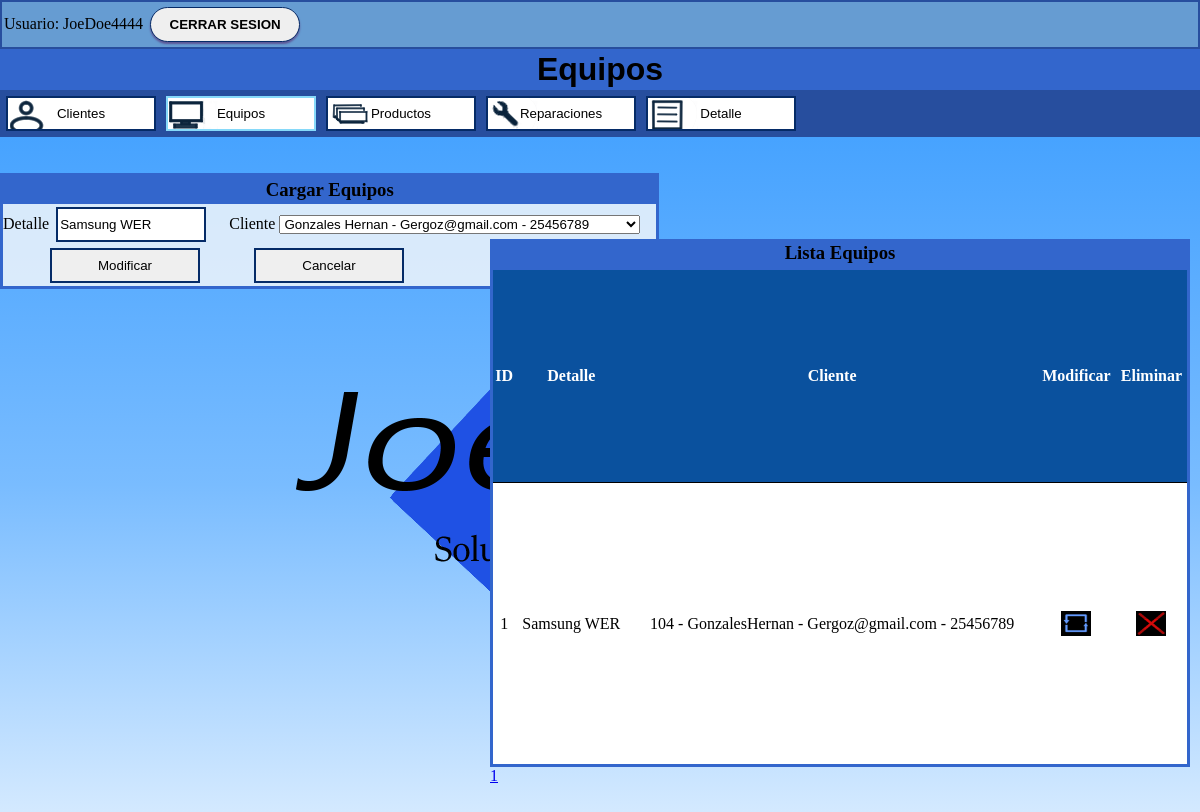
/menuEquipos.php?mod=1 (signed in), run on the app's committed database.
### tables this page shows
CREATE TABLE `equipos` (
  `ID_E` int(11) NOT NULL,
  `Detalle` varchar(100) NOT NULL,
  `Cliente` int(11) NOT NULL
);

CREATE TABLE `clientes` (
  `id_cliente` int(11) NOT NULL,
  `Apellido` varchar(20) NOT NULL,
  `Nombre` varchar(20) NOT NULL,
  `email` varchar(100) NOT NULL,
  `dni` int(11) DEFAULT NULL
);

### menuEquipos.php (the view, shortened to what this page needs)
<?php
	$link = conectarse();
	if (isset($_GET['mod'])) {
		$id = $_GET['mod'];
		$sql="select * from equipos where ID_E=$id";
		$resultado=$link->prepare($sql);
		$resultado -> execute();
		$acambiar = $resultado->fetch(PDO::FETCH_NUM);
	}
    $tam_pag=10;
    if(isset($_GET["Pagina"]))
	{
		if($_GET["Pagina"]==1)
		{
			header("Location:menuEquipos.php");
		}else
        {
            $pagina=$_GET["Pagina"];
        }
	}else{
		$pagina=1;
	}
	$empezar_desde=($pagina-1)*$tam_pag;
	$sql_total="Select * from equipos";
	$resultado= $link->prepare($sql_total);
	$resultado->execute(array());
	$num_filas=$resultado->rowCount();
	$total_paginas=ceil($num_filas/$tam_pag);
?>
<html>
<head>
	<link rel="stylesheet" type="text/css" href="miEstiloA.css">
</head>
<body>
	<h1 id="titulo"> Equipos </h1>
	<nav>
			<input id="Cliente" type='button' value='Clientes' onClick='location="menuCliente.php"' />
			<input class="acitvado" id="Equipo" type='button' value='Equipos' onClick='location="menuPrincipal.php"'  />
			<input id="Producto" type='button' value='Productos' onClick='location="menuProductos.php"'  />
			<input id="Reparacion" type='button' value='Reparaciones' onClick='location="menuReparaciones.php"'  />
            <input id="Detalle" type='button' value='Detalle' onClick='location="Detalle.php"'  />
	</nav>
	<br></br>
	<section>
	<?php
	echo "<body>";
	echo "<Div>";
	?>
		<h3> Cargar Equipos </h3>
		<form action="menuEquipos.php" method="post">
		Detalle <input type="text" name="detalle"
		value="<?php if(isset($_GET['mod'])) echo $acambiar[1]; else echo''; ?>"
		placeholder="Detalle..." autofocus required maxlength ="200"> </input>
		&nbsp;&nbsp;&nbsp;
		Cliente <select name="cliente" autofocus required >
		<?php
			if(isset($_GET['mod'])){
				$sql= "select * from clientes where id_cliente=".$acambiar['2'];
				$resultado = $link->prepare($sql);
				$resultado -> execute();
				$fila = $resultado->fetch(PDO::FETCH_NUM);
				echo "<option value='".$fila['0']."' selected>".$fila['1']." ".$fila['2']." - ".$fila['3']." - ".$fila['4']."</option>";
			}
		?>   </select>
		&nbsp;&nbsp;&nbsp; <br>
		<input type="submit" name="<?php if(isset($_GET['mod'])) echo 'actualizar'; else echo 'insertar';?>"
		value="<?php if(isset($_GET['mod'])) echo 'Modificar'; else echo 'Crear';?>">
		<input type="button" name="cancelar" value="Cancelar" onClick="window.location.href = 'menuEquipos.php'">
		</form>
	</section>
	<?php
	echo "<br></br>";
	echo "<section id='tabla'>";
	echo "<h3> Lista Equipos </h3>";
	$sql = "SELECT equipos.ID_E, equipos.Detalle, concat (clientes.id_cliente, ' - ' ,clientes.Apellido, clientes.Nombre, ' - ', clientes.email, ' - ' ,clientes.dni) as cliente FROM equipos
inner JOIN clientes
on equipos.Cliente = clientes.id_cliente
limit $empezar_desde, $tam_pag";
	$resultado = $link->prepare($sql);
	$resultado -> execute();
	if ( !($fila = $resultado->fetch(PDO::FETCH_NUM)) ) echo "<h3>Sin Registros</h3>";
	else {	echo "<table>";
			echo '<tr id="tabhead">';
			echo "<th>ID</th>";
			echo "<th>Detalle</th>";
			echo "<th>Cliente</th>";
			echo "<th>Modificar</th>";
			echo "<th>Eliminar</th>";
			echo "</tr>";
			echo "<tr>";
			echo "<td>$fila[0]</td>";
			echo "<td>$fila[1]</td>";
			echo "<td>$fila[2]</td>";
			echo		"<td><center><a href='menuEquipos.php?mod=".$fila['0']."'><img src='Upd2.jpeg' width='30' height='25'></a></center></td>";
			echo		"<td><center><a href=\"javascript:preguntar('".$fila['0']."')\"><img src='Spr2.jpeg' width='30' height='25'></a></center></td>";
			echo "</tr>";
			echo "</table>";
			for($i=1; $i<=$total_paginas; $i++){
                echo "<a href='?Pagina=" . $i . "'>" . $i . "</a>";
            }
			echo "</section>";
	}
?>
<?php
	echo "<br></br>";
?>
</body>
</html>

### miEstiloA.css (style rules this page uses)
* { margin:0px; }
body { background-image: url(Logo.png),linear-gradient(#39F,#79BCFF,#FFF); background-repeat: no-repeat; background-attachment: fixed; background-position:center; }
h1 { padding: 2px; background-color:#36C; font-family:Georgia, Helvetica, serif; display:flex; justify-content:center; align-items: center; }
h3 { margin: 0; padding: 0; background-color:#36C; display: flex; justify-content: center; align-items: center; border: 3px solid #36C; }
nav { background-color:#274E9E; padding: 3px; }
section { padding: 0px; position:absolute; box-shadow: inset 0 0 0 1000px rgba(250,250,250,0.8); border:3px solid #36C; }
table { padding:25px; border: 3px solid #36C; text-align:center; border-collapse: collapse; width: 700px; height: 500px; background:#FFF; }
#tabhead { background-color: #0A519E; color: #ffffff; text-align:center }
table tbody tr { border-bottom: 1px solid #000; }
#tabla { padding:30px; position: absolute; right: -20px; width: 700px; height: 700px; border:unset; background:unset; box-shadow:unset; }
input { width: 150px; height: 35px; margin: 3px; border:2.5px solid #052B67; }
.acitvado { border:2.5px solid #86D9F9; }
#Cliente { background-image:url(Cliente.png); }
#Equipo { background-image:url(Equipo.png); }
#Producto { background-image:url(Producto.png); }
#Reparacion { background-image:url(Reparacion.png); }
#Detalle { background-image:url(Detalle.png); }

### data on the page
equipos: detalle "Samsung WER", ID_E "1", Detalle "Samsung WER"
clientes: cliente "Gonzales Hernan - Gergoz@gmail.com - 25456789"

### other printed values
$_SESSION["usu"] "JoeDoe4444"
$fila[2] "104 - GonzalesHernan - Gergoz@gmail.com - 25456789"
